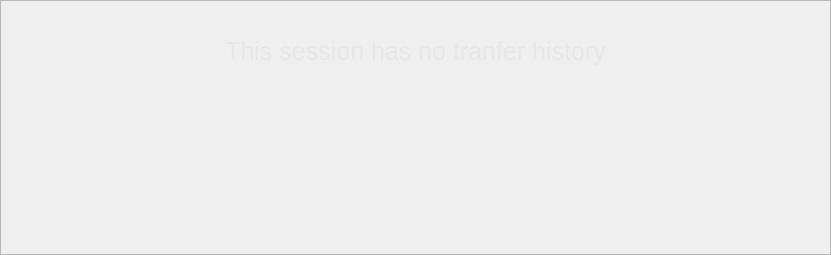
<?xml version="1.0" encoding="UTF-8"?>
<ui version="4.0">
 <class>TransferWidget</class>
 <widget class="QWidget" name="TransferWidget">
  <property name="geometry">
   <rect>
    <x>0</x>
    <y>0</y>
    <width>831</width>
    <height>255</height>
   </rect>
  </property>
  <property name="windowTitle">
   <string>DropN900 - Transfers</string>
  </property>
  <property name="styleSheet">
   <string/>
  </property>
  <layout class="QVBoxLayout" name="verticalLayout">
   <property name="margin">
    <number>0</number>
   </property>
   <item>
    <widget class="QScrollArea" name="scrollArea">
     <property name="widgetResizable">
      <bool>true</bool>
     </property>
     <widget class="QWidget" name="scrollAreaWidgetContents">
      <property name="geometry">
       <rect>
        <x>0</x>
        <y>0</y>
        <width>829</width>
        <height>253</height>
       </rect>
      </property>
      <layout class="QVBoxLayout" name="verticalLayout_3">
       <property name="spacing">
        <number>0</number>
       </property>
       <property name="margin">
        <number>0</number>
       </property>
       <item>
        <layout class="QVBoxLayout" name="item_layout">
         <property name="spacing">
          <number>0</number>
         </property>
         <item>
          <widget class="QLabel" name="label_first_time_note">
           <property name="minimumSize">
            <size>
             <width>0</width>
             <height>100</height>
            </size>
           </property>
           <property name="font">
            <font>
             <pointsize>19</pointsize>
            </font>
           </property>
           <property name="styleSheet">
            <string>color: rgb(231, 231, 231);</string>
           </property>
           <property name="text">
            <string>This session has no tranfer history</string>
           </property>
           <property name="alignment">
            <set>Qt::AlignCenter</set>
           </property>
          </widget>
         </item>
         <item>
          <spacer name="item_pusher">
           <property name="orientation">
            <enum>Qt::Vertical</enum>
           </property>
           <property name="sizeHint" stdset="0">
            <size>
             <width>1</width>
             <height>1</height>
            </size>
           </property>
          </spacer>
         </item>
        </layout>
       </item>
      </layout>
     </widget>
    </widget>
   </item>
  </layout>
 </widget>
 <resources/>
 <connections/>
</ui>
